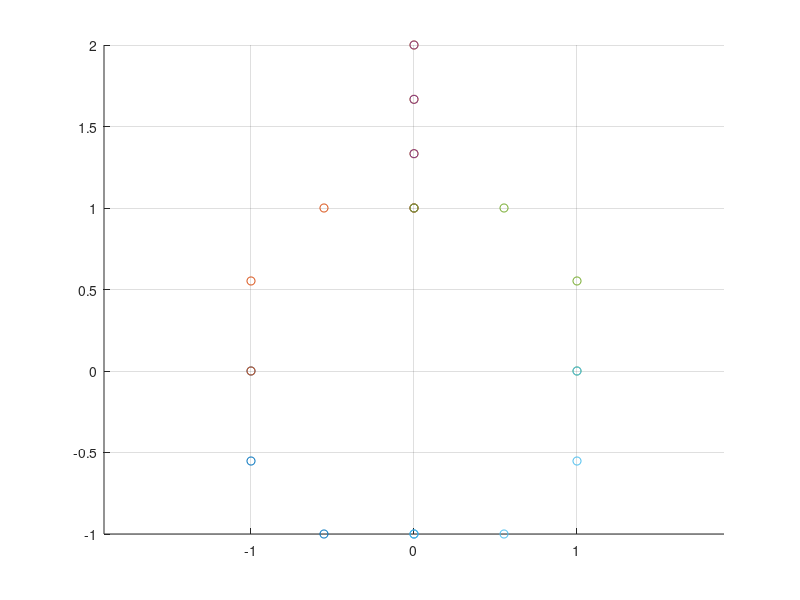

Here is the MATLAB script that generated this plot: (Note: this script raises an error after producing the figure.)
% One circle rolling on the outside, marking 2 points. Optional is to round
% the corners.
%

%%
% check available curves in the example file
who -file ExampleCurves.mat

% load curve
CtrlPtsArray = struct2cell(load('ExampleCurves.mat','BumpCircle'));
CtrlPtsArray = CtrlPtsArray{1};

%%
% show control points
figure()
hold on
axis equal
grid on
for i = 1:size(CtrlPtsArray,2)
  scatter(CtrlPtsArray{i}(1,:), CtrlPtsArray{i}(2,:))
end

% show shape
BezOG  = AllBezierEval(CtrlPtsArray, 0.001);
figure()
hold on
axis equal
grid on
fill(BezOG(1,:),BezOG(2,:), 'r', 'EdgeColor', 'none');

%%
% parameters

% technical stuff
MaxDistDelta = 0.005;
CloseTol = 0.01;
MaxSpins = 100;
WheelRadiusTol = 0.000001;

% designer stuff
MarkerAngle0 = 0;

WheelBezRatio = 10+1/9;
WheelMarkerRatio = 4/5;

% willing to loose 1% of total area due to each corner rounding
CornerRoundingRadius = sqrt(0.005*BezierArea(CtrlPtsArray, MaxDistDelta)/(pi));

%% 
% remove inner corners
[CtrlPtsArray_rounded_flipped] = ...
  RemoveAllCorners( FlipBezierAll(CtrlPtsArray), CornerRoundingRadius, MaxDistDelta, false );
CtrlPtsArray = FlipBezierAll(CtrlPtsArray_rounded_flipped);

figure()
hold on
axis equal
grid on
for i = 1:size(CtrlPtsArray,2)
  scatter(CtrlPtsArray{i}(1,:), CtrlPtsArray{i}(2,:))
end

%% 
% remove outer corners
WheelRadius_old = Inf;
WheelRadius_new = (BezierPerimeter(CtrlPtsArray,0.00001)/(2*pi))/WheelBezRatio;
while abs( WheelRadius_new - WheelRadius_old ) > WheelRadiusTol
  [CtrlPtsArray_new] = ...
    RemoveAllCorners( CtrlPtsArray, WheelRadius_new, MaxDistDelta, true );
  %
  WheelRadius_old = WheelRadius_new;
  WheelRadius_new = (BezierPerimeter(CtrlPtsArray_new,0.00001)/(2*pi))/WheelBezRatio
end
%CtrlPtsArray = CtrlPtsArray_new;
WheelRadius  = WheelRadius_new;
MarkerRadius = WheelRadius*WheelMarkerRatio;

%% 

% show control points
figure()
hold on
axis equal
grid on
for i = 1:size(CtrlPtsArray_new,2)
scatter(CtrlPtsArray_new{i}(1,:), CtrlPtsArray_new{i}(2,:))
end

% difference from rounding
BezOG  = AllBezierEval(CtrlPtsArray, MaxDistDelta);
BezNew = AllBezierEval(CtrlPtsArray_new, MaxDistDelta);
figure()
hold on
axis equal
grid on
fill(BezNew(1,:),BezNew(2,:), 'y', 'EdgeColor', 'none');
fill(BezOG(1,:),BezOG(2,:), 'r', 'EdgeColor', 'none');

% preview result
[~, ~, ~, ~, MarkerPos1, ~, ~, ~, MarkerPos2, ~] = ...
  SetupCurves_2pts( CtrlPtsArray_new, WheelRadius, MarkerRadius, MarkerAngle0, ...
    MaxDistDelta, CloseTol, MaxSpins);

figure()
hold on
axis equal
grid on
fill(BezNew(1,:),BezNew(2,:), 'y', 'EdgeColor', 'none'); 
fill(BezOG(1,:),BezOG(2,:), 'r', 'EdgeColor', 'none'); 
plot(MarkerPos1(1,:),MarkerPos1(2,:),'yellow')
plot(MarkerPos2(1,:),MarkerPos2(2,:),'magenta')


%%

% make curves
[BezierPos, ~, ...
  ~,...
  WhCtrPos1, MarkerPos1, MarkerAngle1,...
  ~,...
  WhCtrPos2, MarkerPos2, MarkerAngle2] = ...
  SetupCurves_2pts( CtrlPtsArray_new, WheelRadius, MarkerRadius, MarkerAngle0, ...
    MaxDistDelta, CloseTol, MaxSpins);

% video
close all
MakeVideo_2pts( WheelRadius, ...
  BezOG, ...
  WhCtrPos1, MarkerPos1, MarkerAngle1,...
  WhCtrPos2, MarkerPos2, MarkerAngle2,...
  MaxDistDelta,...
  60, 5, 'test_250918_15' )